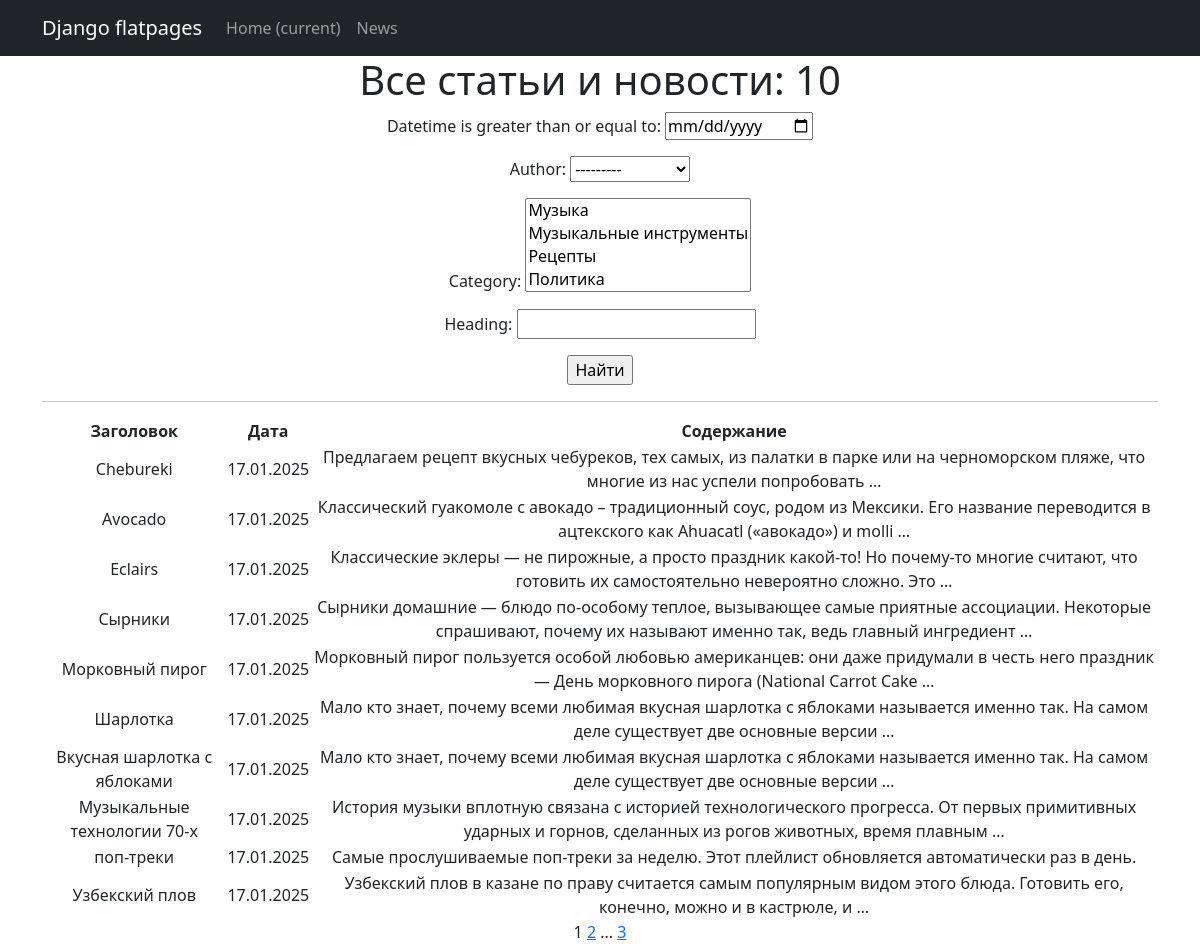
The app's page /news/ (signed in) with its own data.
### news/models.py (models this page shows, shortened)
class Author(models.Model):
    author = models.OneToOneField(User, on_delete=models.CASCADE)
    rating = models.IntegerField(default=0)
    def __str__(self):
        return self.author.username

class Post(models.Model):
    article = 'AR'
    news = 'NE'
    POSTS = [
        (article, 'статья'),
        (news, 'новость')]
    author = models.ForeignKey(Author, on_delete=models.CASCADE)
    category = models.ManyToManyField(Category, through='PostCategory')
    content_type = models.CharField(max_length=2,
                                    choices=POSTS,
                                    default=article)
    datetime = models.DateTimeField(auto_now_add=True)
    heading = models.CharField(max_length=255)
    content = models.TextField()
    rating = models.IntegerField(default=0)

### news/views.py (the view)
# urls.py: path('', NewsList.as_view(), name='news_articles'),
class NewsList(LoginRequiredMixin, ListView):
    model = Post
    ordering = '-datetime'
    template_name = 'news.html'
    context_object_name = 'news'
    paginate_by = 10
    def get_queryset(self):
        queryset = super().get_queryset()
        self.filterset = NewsFilter(self.request.GET, queryset)
        return self.filterset.qs
    def get_context_data(self, **kwargs):
        context = super().get_context_data(**kwargs)
        context['filterset'] = self.filterset
        context['is_not_author'] = not self.request.user.groups.filter(name='author').exists()
        return context

### news/models.py (called while the page is built)
    def __str__(self):
        return self.name

### news/templatetags/custom_filtres.py (called while the page is built)
@register.filter()
def censor(value):
    if not isinstance(value, str):
        return value
    bad_words = ['салат', 'картофель', 'слово']
    for word in bad_words:
        censored_word = word[0] + '*' * (len(word) - 1)
        value = value.replace(word, censored_word)
    return value

### templates/news.html (shortened to what this page needs)
{% extends 'flatpages/default.html' %}
{% load custom_filtres %}
{% block content %}
<h1>Все статьи и новости: {{news|length}}</h1>
<form action="" method="get">
    {{ filterset.form.as_p }}
    <input type="submit" value="Найти" />
</form>
<hr>
{% if news %}
<table>
   <thead>
        <tr>
            <th>Заголовок</th>
            <th>Дата</th>
            <th>Содержание</th>
        </tr>
    </thead>
    <tbody>
        {% for n in news %}
        <tr>
            <td>{{ n.heading|censor }}</td>
            <td>{{ n.datetime|date:"d.m.Y" }}</td>
            <td>{{ n.content|truncatewords:20|censor }}</td>
        </tr>
        {% endfor %}
    </tbody>
</table>
{% else %}
<h2>Новостей и статей нет!</h2>
{% endif %}
{{ page_obj.number }}
{% if page_obj.has_next %}
    <a href="?{% if request.GET %}{{ request.GET.urlencode }}&{% endif %}page={{ page_obj.next_page_number }}">{{ page_obj.next_page_number }}</a>
    {% if paginator.num_pages != page_obj.next_page_number %}
        ...
        <a href="?{% if request.GET %}{{ request.GET.urlencode }}&{% endif %}page={{ page_obj.paginator.num_pages }}">{{ page_obj.paginator.num_pages }}</a>
    {% endif %}
{% endif %}
{% endblock content %}

### records on screen
Author: author "---------"
Post: heading|censor "Chebureki", datetime "17.01.2025", content|censor "Предлагаем рецепт вкусных чебуреков, тех самых, из палатки в парке или на черноморском пляже, что многие из нас успели попробовать …"
Post: heading|censor "Avocado", datetime "17.01.2025", content|censor "Классический гуакомоле с авокадо – традиционный соус, родом из Мексики. Его название переводится в ацтекского как Ahuacatl («авокадо») и molli …"
Post: heading|censor "Eclairs", datetime "17.01.2025", content|censor "Классические эклеры — не пирожные, а просто праздник какой-то! Но почему-то многие считают, что готовить их самостоятельно невероятно сложно. Это …"
Post: heading|censor "Сырники", datetime "17.01.2025", content|censor "Сырники домашние — блюдо по-особому теплое, вызывающее самые приятные ассоциации. Некоторые спрашивают, почему их называют именно так, ведь главный ингредиент …"
Post: heading|censor "Морковный пирог", datetime "17.01.2025", content|censor "Морковный пирог пользуется особой любовью американцев: они даже придумали в честь него праздник — День морковного пирога (National Carrot Cake …"
Post: heading|censor "Шарлотка", datetime "17.01.2025", content|censor "Мало кто знает, почему всеми любимая вкусная шарлотка с яблоками называется именно так. На самом деле существует две основные версии …"
Post: heading|censor "Вкусная шарлотка с яблоками", datetime "17.01.2025", content|censor "Мало кто знает, почему всеми любимая вкусная шарлотка с яблоками называется именно так. На самом деле существует две основные версии …"
Post: heading|censor "Музыкальные технологии 70-х", datetime "17.01.2025", content|censor "История музыки вплотную связана с историей технологического прогресса. От первых примитивных ударных и горнов, сделанных из рогов животных, время плавным …"
Post: heading|censor "поп-треки", datetime "17.01.2025", content|censor "Самые прослушиваемые поп-треки за неделю. Этот плейлист обновляется автоматически раз в день."
Post: heading|censor "Узбекский плов", datetime "17.01.2025", content|censor "Узбекский плов в казане по праву считается самым популярным видом этого блюда. Готовить его, конечно, можно и в кастрюле, и …"

### other values on screen
{{ news|length }} "10"
{{ page_obj.number }} "1"
{{ page_obj.next_page_number }} "2"
{{ page_obj.paginator.num_pages }} "3"
